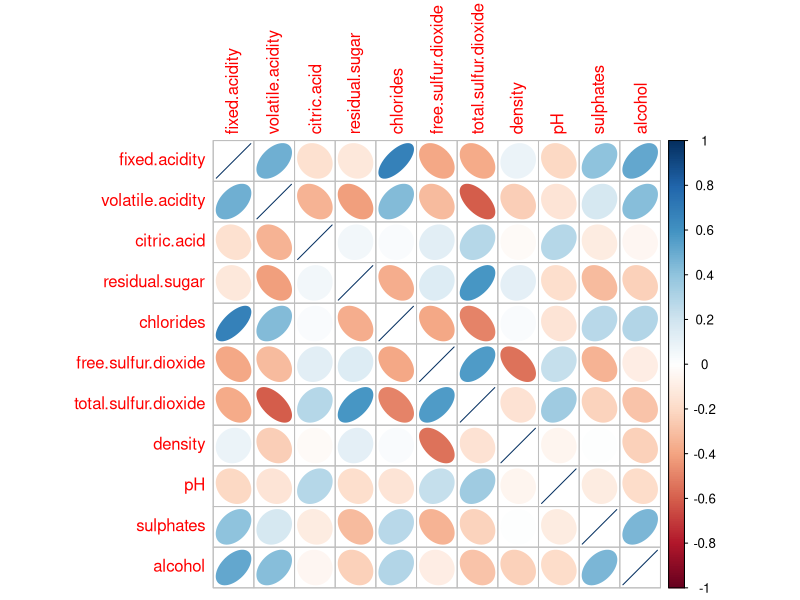
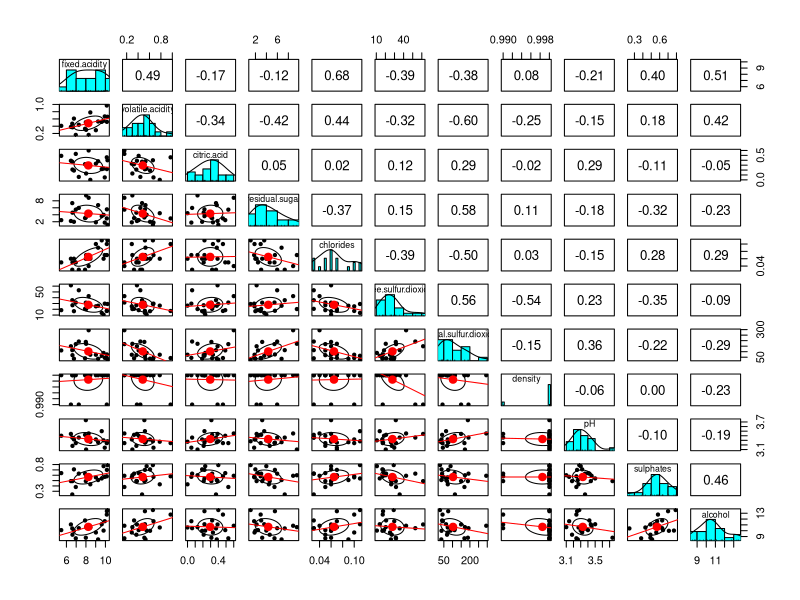
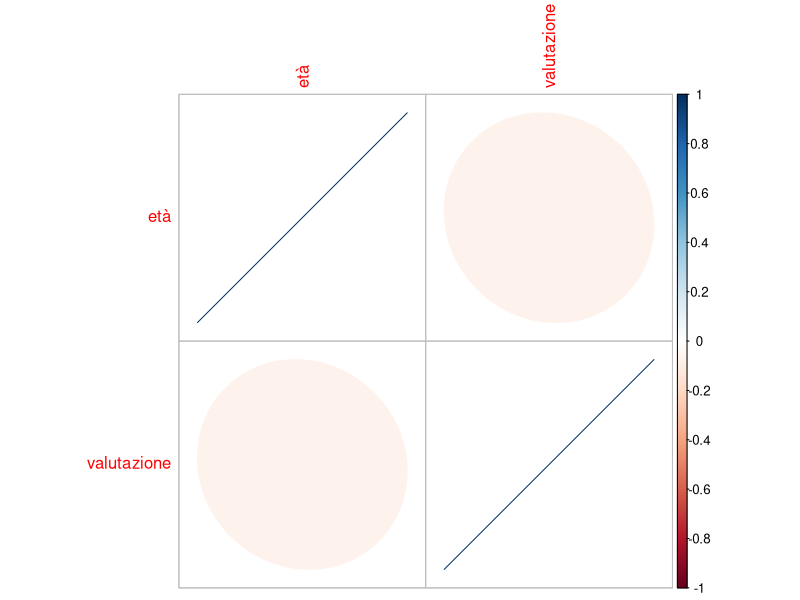
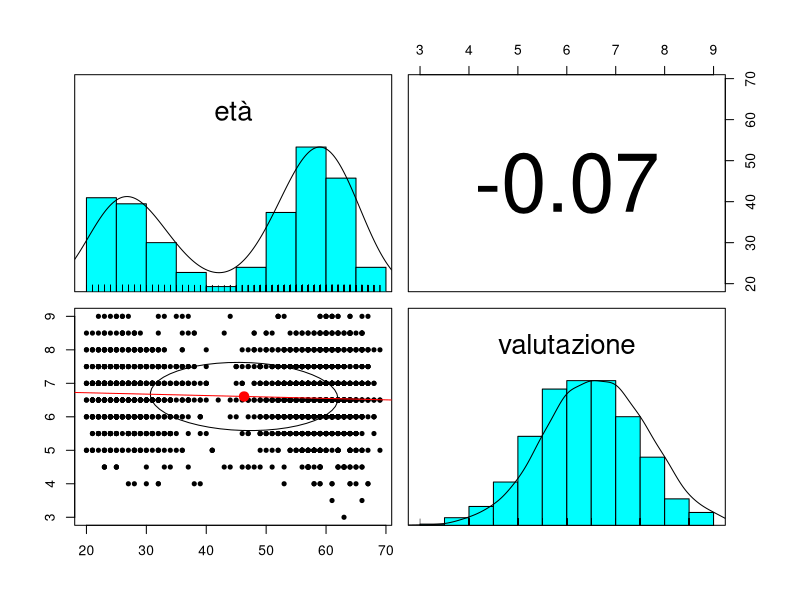
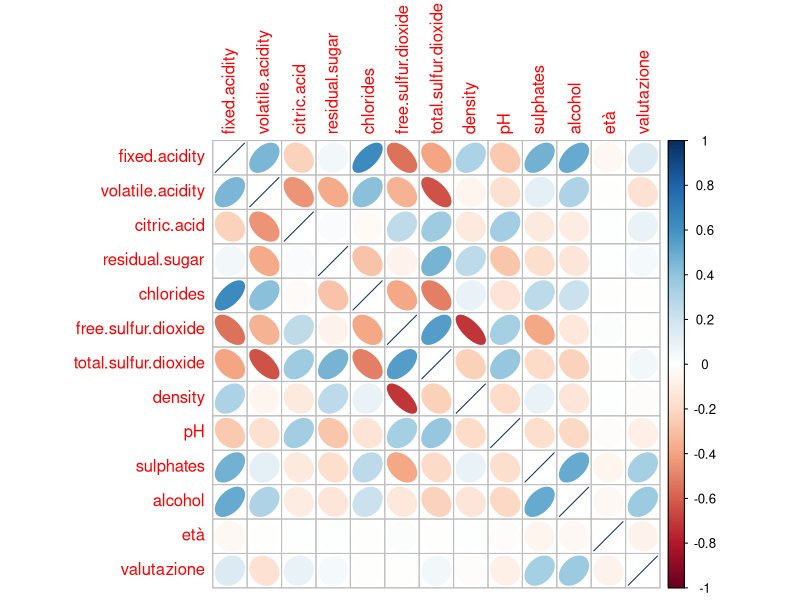
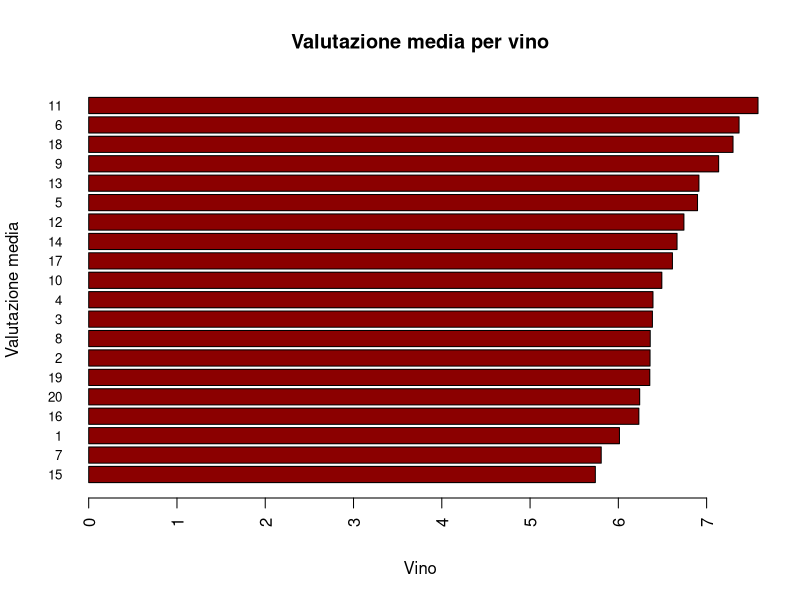
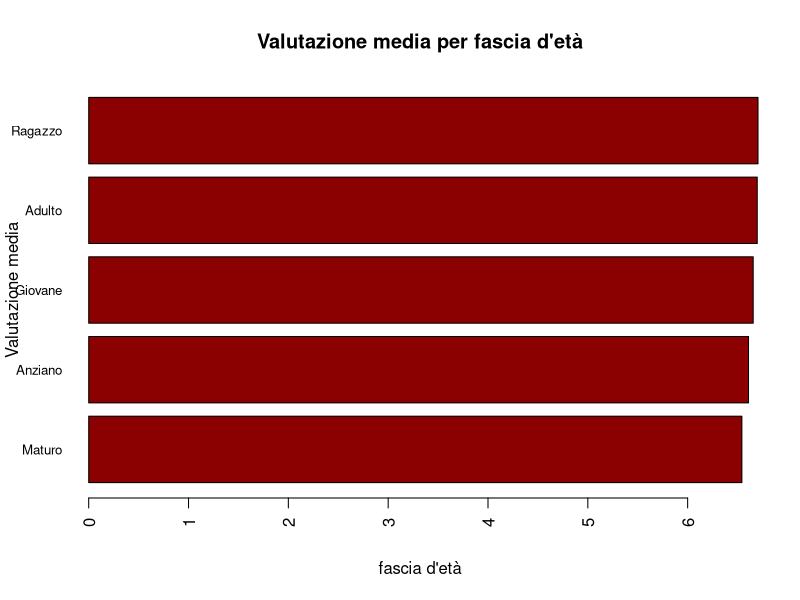
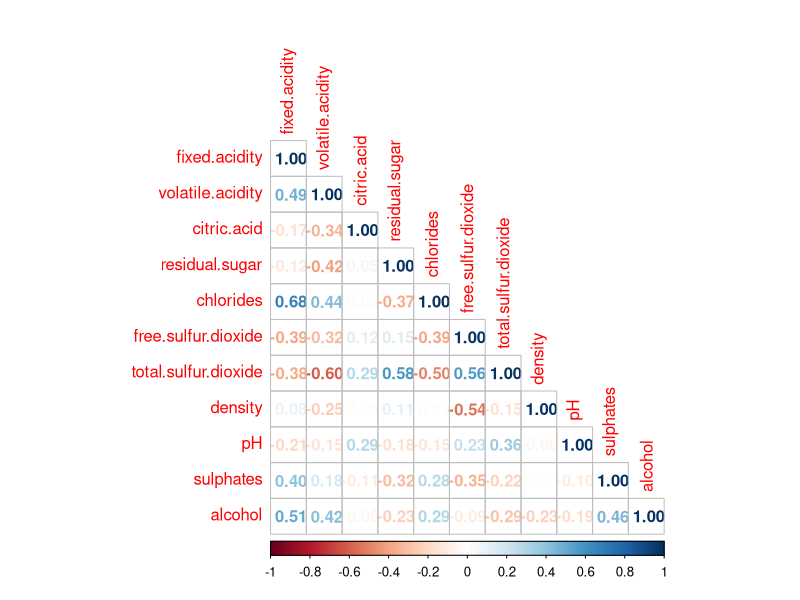

R code for these plots, in order:
## ---- chunk 1
knitr::opts_chunk$set(echo = TRUE)
library(psych)
library(corrplot)
library(dplyr)
library(cluster)
library(skimr)
## ---- chunk 2
vini <- read.csv("vini.csv")
vini$type <- as.factor(vini$type)
vini$wine_id <- as.character(vini$wine_id)

head(vini)
skim_without_charts(vini)
## ---- chunk 3
recensioni <- read.csv("recensioni.csv", row.names="review_id")

recensioni$nazionalità <- as.factor(recensioni$nazionalità)
recensioni$sesso <- as.factor(recensioni$sesso)
recensioni$wine_id <- as.character(recensioni$wine_id)


skim_without_charts(recensioni)
head(recensioni)
## ---- chunk 4

vini_quant <- vini[, 
                  c("fixed.acidity", "volatile.acidity", "citric.acid", "residual.sugar", "chlorides", 
                    "free.sulfur.dioxide", "total.sulfur.dioxide", "density", "pH", "sulphates",
                    "alcohol")
                  ]

## ---- chunk 5
summary(vini)
## ---- chunk 6
corrplot(cor(vini_quant), method="ellipse")
## ---- chunk 7
pairs.panels(vini_quant, lm=T)
## ---- chunk 8
recensioni_quant <- recensioni[, c("età", "valutazione")]
summary(recensioni)

corrplot(cor(recensioni_quant), method="ellipse")
pairs.panels(recensioni_quant, lm=T)
## ---- chunk 9
dataset <- full_join(vini, recensioni, by="wine_id")
colnames(dataset)
head(dataset)
## ---- chunk 10
summary(dataset)
dataset_quant <- dataset[ , c("fixed.acidity", "volatile.acidity", "citric.acid", "residual.sugar", "chlorides", "free.sulfur.dioxide", "total.sulfur.dioxide", "density", "pH", "sulphates", "alcohol", "età", "valutazione")]

corrplot(cor(dataset_quant), method="ellipse")
## ---- chunk 11
media_vini <- aggregate(valutazione ~ id_vino+wine_id, data = dataset, FUN = mean)
media_vini <- media_vini[order(media_vini$valutazione), ]

media_vini

barplot(
  height = media_vini$valutazione, 
  names.arg = media_vini$wine_id,
  col = "darkred",
  main = "Valutazione media per vino",
  xlab = "Vino",
  ylab = "Valutazione media",
  las = 2,
  horiz=T,
  cex.names = 0.8
)
## ---- chunk 12
summary(dataset$età)

dataset$fascia_età <- cut(recensioni$età, 
     breaks = c(0, 26, 36, 51, 65, Inf), 
     labels = c("Ragazzo", "Giovane", "Adulto", "Maturo", "Anziano"),
     right = FALSE
 )


summary(dataset$fascia_età)
## ---- chunk 13
media_età <- aggregate(valutazione ~ fascia_età, data = dataset, FUN = mean)
media_età <- media_età[order(media_età$valutazione), ]

media_età

barplot(
  height = media_età$valutazione, 
  names.arg = media_età$fascia_età,
  col = "darkred",
  main = "Valutazione media per fascia d'età",
  xlab = "fascia d'età",
  ylab = "Valutazione media",
  las = 2,
  horiz=T,
  cex.names = 0.8
)
## ---- chunk 14
dataset_ragazzi <- dataset[dataset$fascia_età == "Ragazzo",]
dataset_giovani <- dataset[dataset$fascia_età == "Giovane",]
dataset_adulti <- dataset[dataset$fascia_età == "Adulto",]
dataset_maturi <- dataset[dataset$fascia_età == "Maturo",]
dataset_anziani <- dataset[dataset$fascia_età == "Anziano",]
## ---- chunk 15
lm_valutazione_empty <- lm(valutazione ~ 1, dataset)
lm_valutazione_full <- lm(valutazione ~ .-id_vino-wine_id, dataset)


lm_valutazione_BIC_st <- step(
  lm_valutazione_full, 
  direction="both",
  scope=list(lower=lm_valutazione_empty, upper=lm_valutazione_full),
)

summary(lm_valutazione_BIC_st)
## ---- chunk 16
set.seed(1000)
## ---- chunk 17
nrow(vini)
## ---- chunk 18
summary(vini)
## ---- chunk 19
vini_quant <- vini[, unlist(lapply(vini, is.numeric) == TRUE)]
colnames(vini_quant)

corrplot(cor(vini_quant), method="number", type="lower")
## ---- chunk 20
pairs.panels(vini_quant, lm=T)
## ---- chunk 21
vini_quant_std <- scale(vini_quant)

n_vini <- nrow(vini)

km2_vini <- kmeans(vini_quant_std, centers=2, nstart=100)
km3_vini <- kmeans(vini_quant_std, centers=3, nstart=100)
km4_vini <- kmeans(vini_quant_std, centers=4, nstart=100)

R2_2 <- km2_vini$betweenss/km2_vini$totss
R2_3 <- km3_vini$betweenss/km3_vini$totss
R2_4 <- km4_vini$betweenss/km4_vini$totss

pseudoF_2 <- (km2_vini$betweenss/(2-1))/(km2_vini$tot.withinss/(n_vini-2))
pseudoF_3 <- (km3_vini$betweenss/(3-1))/(km3_vini$tot.withinss/(n_vini-3))
pseudoF_4 <- (km4_vini$betweenss/(4-1))/(km4_vini$tot.withinss/(n_vini-4))


data.frame(
  gruppi=c(2,3,4),
  R2=c(R2_2, R2_3, R2_4),
  pseudoF=c(pseudoF_2,pseudoF_3,pseudoF_4)
)

## ---- chunk 22
km2_vini
km3_vini
km4_vini
## ---- chunk 23
summary(recensioni)

recensioni_quant <- recensioni[, unlist(lapply(recensioni, is.numeric))]
head(recensioni_quant)
## ---- chunk 24
recensioni_quant_std <- scale(recensioni_quant)

n_recensioni <- nrow(recensioni)

km2_recensioni <- kmeans(recensioni_quant_std, centers=2, nstart=100)
km3_recensioni <- kmeans(recensioni_quant_std, centers=3, nstart=100)
km4_recensioni <- kmeans(recensioni_quant_std, centers=4, nstart=100)
km5_recensioni <- kmeans(recensioni_quant_std, centers=5, nstart=100)
km6_recensioni <- kmeans(recensioni_quant_std, centers=6, nstart=100)

R2_2 <- km2_recensioni$betweenss/km2_recensioni$totss
R2_3 <- km3_recensioni$betweenss/km3_recensioni$totss
R2_4 <- km4_recensioni$betweenss/km4_recensioni$totss
R2_5 <- km5_recensioni$betweenss/km5_recensioni$totss
R2_6 <- km6_recensioni$betweenss/km6_recensioni$totss


pseudoF_2 <- (km2_recensioni$betweenss/(2-1))/(km2_recensioni$tot.withinss/(n_recensioni-2))
pseudoF_3 <- (km3_recensioni$betweenss/(3-1))/(km3_recensioni$tot.withinss/(n_recensioni-3))
pseudoF_4 <- (km4_recensioni$betweenss/(4-1))/(km4_recensioni$tot.withinss/(n_recensioni-4))
pseudoF_5 <- (km5_recensioni$betweenss/(5-1))/(km5_recensioni$tot.withinss/(n_recensioni-5))
pseudoF_6 <- (km6_recensioni$betweenss/(6-1))/(km6_recensioni$tot.withinss/(n_recensioni-6))


data.frame(
  gruppi=c(2,3,4,5,6),
  R2=c(R2_2, R2_3, R2_4, R2_5, R2_6),
  pseudoF=c(pseudoF_2,pseudoF_3,pseudoF_4, pseudoF_5, pseudoF_6)
)

## ---- chunk 25
km2_recensioni$centers
km3_recensioni$centers
km4_recensioni$centers
km5_recensioni$centers
km6_recensioni$centers

table(km4_recensioni$cluster)
prop.table(table(km4_recensioni$cluster))
## ---- chunk 26
recensioni$km_6 <- km6_recensioni$cluster
recensioni$sw_km_6 <- silhouette(
  km6_recensioni$cluster, 
  dist(recensioni_quant_std, method = "euclidean")
)[, "sil_width"]
  
summary(recensioni$sw_km_6)

recensioni[recensioni$sw_km_6 < 0.1, ]
## ---- chunk 27

plot(
     recensioni_quant_std[, "valutazione"], 
     recensioni_quant_std[, "età"],
     col = recensioni$km_6,
     pch=19
)
